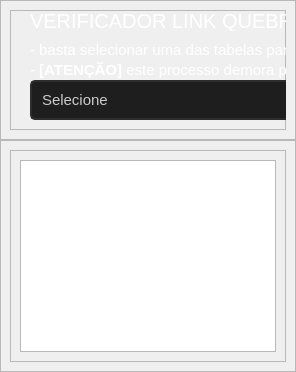
            <widget class="QWidget" name="pagina_verifica_404">
             <layout class="QVBoxLayout" name="verticalLayout_70">
              <property name="spacing">
               <number>0</number>
              </property>
              <property name="leftMargin">
               <number>0</number>
              </property>
              <property name="topMargin">
               <number>0</number>
              </property>
              <property name="rightMargin">
               <number>0</number>
              </property>
              <property name="bottomMargin">
               <number>0</number>
              </property>
              <item>
               <widget class="QFrame" name="frame_94_verifica_404">
                <property name="minimumSize">
                 <size>
                  <width>0</width>
                  <height>140</height>
                 </size>
                </property>
                <property name="frameShape">
                 <enum>QFrame::StyledPanel</enum>
                </property>
                <property name="frameShadow">
                 <enum>QFrame::Raised</enum>
                </property>
                <layout class="QHBoxLayout" name="horizontalLayout_31">
                 <item>
                  <widget class="QFrame" name="frame_96_verifica_404">
                   <property name="frameShape">
                    <enum>QFrame::StyledPanel</enum>
                   </property>
                   <property name="frameShadow">
                    <enum>QFrame::Raised</enum>
                   </property>
                   <widget class="QLabel" name="ex1_verifica_404">
                    <property name="geometry">
                     <rect>
                      <x>20</x>
                      <y>30</y>
                      <width>601</width>
                      <height>20</height>
                     </rect>
                    </property>
                    <property name="styleSheet">
                     <string notr="true">QLabel{
	background-color: transparent;
	color: rgb(255, 255, 255);
font: 15px Segoe UI, bold;
}</string>
                    </property>
                    <property name="text">
                     <string>- basta selecionar uma das tabelas para fazer uma análise.</string>
                    </property>
                   </widget>
                   <widget class="QLabel" name="ex2_verifica_404">
                    <property name="geometry">
                     <rect>
                      <x>20</x>
                      <y>50</y>
                      <width>521</width>
                      <height>21</height>
                     </rect>
                    </property>
                    <property name="styleSheet">
                     <string notr="true">QLabel{
	background-color: transparent;
	color: rgb(255, 255, 255);
font: 15px Segoe UI, bold;
}</string>
                    </property>
                    <property name="text">
                     <string>&lt;html&gt;&lt;head/&gt;&lt;body&gt;&lt;p&gt;- &lt;span style=&quot; font-weight:600;&quot;&gt;[ATENÇÃO]&lt;/span&gt; este processo demora pois verifica link por link o visitando.&lt;/p&gt;&lt;/body&gt;&lt;/html&gt;</string>
                    </property>
                   </widget>
                   <widget class="QLabel" name="titulo_topo_verifica_404">
                    <property name="geometry">
                     <rect>
                      <x>20</x>
                      <y>0</y>
                      <width>451</width>
                      <height>21</height>
                     </rect>
                    </property>
                    <property name="styleSheet">
                     <string notr="true">QLabel{
	background-color: transparent;
	color: rgb(255, 255, 255);
font: 20px Segoe UI, bold;
}</string>
                    </property>
                    <property name="text">
                     <string>VERIFICADOR LINK QUEBRADOS | 404 ERROR</string>
                    </property>
                   </widget>
                   <widget class="QComboBox" name="comboBox_2_verifica_404">
                    <property name="geometry">
                     <rect>
                      <x>20</x>
                      <y>70</y>
                      <width>331</width>
                      <height>40</height>
                     </rect>
                    </property>
                    <property name="minimumSize">
                     <size>
                      <width>0</width>
                      <height>40</height>
                     </size>
                    </property>
                    <property name="styleSheet">
                     <string notr="true">QComboBox{
border: 2px solid rgb(45,45,45);
border-radius: 5px;
padding: 10px;
background-color: rgb(30,30,30);
	color: rgb(203, 203, 203);
font: 15px Segoe UI, bold;
}
QComboBox:hover{
border: 2px solid rgb(55,55,55);
}
QComboBox:focus{
border: 2px solid  rgb(170,0,0);
	color: rgb(170,0,0);
}</string>
                    </property>
                    <item>
                     <property name="text">
                      <string>Selecione</string>
                     </property>
                    </item>
                    <item>
                     <property name="text">
                      <string>playstation psp</string>
                     </property>
                    </item>
                    <item>
                     <property name="text">
                      <string>playstation1</string>
                     </property>
                    </item>
                    <item>
                     <property name="text">
                      <string>playstation2</string>
                     </property>
                    </item>
                    <item>
                     <property name="text">
                      <string>playstation3</string>
                     </property>
                    </item>
                    <item>
                     <property name="text">
                      <string>playstation retro</string>
                     </property>
                    </item>
                    <item>
                     <property name="text">
                      <string>playstation extras</string>
                     </property>
                    </item>
                   </widget>
                   <widget class="QPushButton" name="btn_verifica_404">
                    <property name="geometry">
                     <rect>
                      <x>380</x>
                      <y>70</y>
                      <width>258</width>
                      <height>40</height>
                     </rect>
                    </property>
                    <property name="minimumSize">
                     <size>
                      <width>0</width>
                      <height>40</height>
                     </size>
                    </property>
                    <property name="styleSheet">
                     <string notr="true">QPushButton {
	background-color:transparent;
	background-repeat: no-repeat;
	background-position: center;
	border: 2px solid rgb(45,45,45);
border-radius: 5px;
	color: rgb(255, 255, 255);
	font: 20px SegoeUIl, bold;
}
QPushButton:hover {
	background-color: rgb(173,0,0);
}
QPushButton:pressed {
	background-color: rgb(130,0,0);
}</string>
                    </property>
                    <property name="text">
                     <string>verificar</string>
                    </property>
                   </widget>
                  </widget>
                 </item>
                </layout>
               </widget>
              </item>
              <item>
               <widget class="QFrame" name="frame_97_verifica_404">
                <property name="frameShape">
                 <enum>QFrame::StyledPanel</enum>
                </property>
                <property name="frameShadow">
                 <enum>QFrame::Raised</enum>
                </property>
                <layout class="QVBoxLayout" name="verticalLayout_69">
                 <item>
                  <widget class="QFrame" name="frame_98_verifica_404">
                   <property name="frameShape">
                    <enum>QFrame::StyledPanel</enum>
                   </property>
                   <property name="frameShadow">
                    <enum>QFrame::Raised</enum>
                   </property>
                   <layout class="QVBoxLayout" name="verticalLayout_26">
                    <item>
                     <widget class="QTextBrowser" name="textBrowser_verifica_404">
                      <property name="html">
                       <string>&lt;!DOCTYPE HTML PUBLIC &quot;-//W3C//DTD HTML 4.0//EN&quot; &quot;http://www.w3.org/TR/REC-html40/strict.dtd&quot;&gt;
&lt;html&gt;&lt;head&gt;&lt;meta name=&quot;qrichtext&quot; content=&quot;1&quot; /&gt;&lt;style type=&quot;text/css&quot;&gt;
p, li { white-space: pre-wrap; }
&lt;/style&gt;&lt;/head&gt;&lt;body style=&quot; font-family:'MS Shell Dlg 2'; font-size:8.25pt; font-weight:400; font-style:normal;&quot;&gt;
&lt;p style=&quot;-qt-paragraph-type:empty; margin-top:0px; margin-bottom:0px; margin-left:0px; margin-right:0px; -qt-block-indent:0; text-indent:0px;&quot;&gt;&lt;br /&gt;&lt;/p&gt;&lt;/body&gt;&lt;/html&gt;</string>
                      </property>
                     </widget>
                    </item>
                   </layout>
                  </widget>
                 </item>
                </layout>
               </widget>
              </item>
             </layout>
            </widget>
